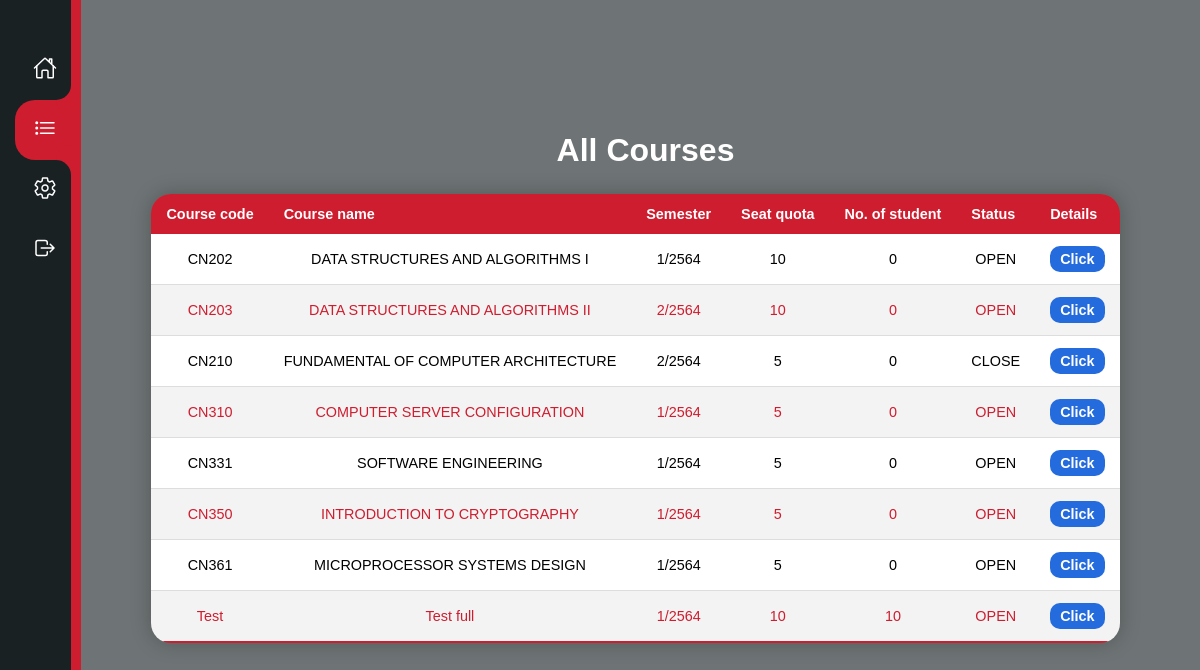
The app's page /admincourses/ (signed in) with its own data.
### courses/models.py (models this page shows, shortened)
class Course(models.Model):
    c_code = models.CharField(max_length=5)
    c_name = models.CharField(max_length=150, null = True)
    semester = models.IntegerField()
    a_year = models.IntegerField()
    count_stu = models.IntegerField(default=0)
    max_stu = models.IntegerField()
    status = models.BooleanField(default=True)

### courses/decorators.py (the view)
	def wrapper_function(request, *args, **kwargs):
		group = None
		if request.user.groups.exists():
			group = request.user.groups.all()[0].name
		if group == 'student':
			return redirect('courses:index')
		if group == 'admin':
			return view_func(request, *args, **kwargs)

### courses/views.py (called while the page is built)
@login_required(login_url='courses:login')
@admin_only
def admincourses(request):
    context = {"courses": Course.objects.all()}
    return render(request, "courses/admincourses.html", context)

### courses/templates/courses/admincourses.html (shortened to what this page needs)
{% extends "courses/layout.html" %}
{% load static %}
{% block body %}
<div class="navigation">
        <ul>
            <li class="list">
                <a href="{% url 'courses:indexadmin' %}">
                    <span class="icon"><ion-icon name="home-outline"></ion-icon></span>
                </a>
            </li>
            <li class="list active">
                <a href="{% url 'courses:admincourses' %}">
                    <span class="icon"><ion-icon name="list-outline"></ion-icon></span>
                </a>
            </li>
            <li class="list">
                <a href="admin/">
                    <span class="icon"><ion-icon name="settings-outline"></ion-icon></span>
                </a>
            </li>
            <li class="list">
                <a href="{% url 'courses:logout' %}">
                    <span class="icon"><ion-icon name="log-out-outline"></ion-icon></span>
                </a>
            </li>
        </ul>
    </div>
    <div class="containertable">
        <h1>All Courses</h1>
        <div class="table">
        <table class="content-table">
            <thead>
                <tr>
                    <th>Course code</th>
                    <th>Course name</th>
                    <th>Semester</th>
                    <th>Seat quota</th>
                    <th>No. of student</th>
                    <th>Status</th>
                    <th>Details</th>
                </tr>
            </thead>
            <tbody>
                {% for course in courses %}
                <tr>
                    <td>{{course.c_code}}</td>
                    <td>{{course.c_name}}</td>
                    <td>{{course.semester}}/{{course.a_year}}</td>
                    <td>{{course.max_stu}}</td>
                    <td>{{course.count_stu}}</td>
                    {% if course.status %}
                    <td>OPEN</td>
                    {% else %}
                    <td>CLOSE</td>
                    {% endif %}
                    <td><a href="{% url 'courses:acourse' course.id %}">Click</a></td>
                </tr>
               {% endfor %}
            </tbody>
        </table>
    </div>
    </div>
{% endblock %}

### static/css/style.css (style rules this page uses)
* { margin: 0; padding: 0; box-sizing: border-box; font-family: Arial, Helvetica, sans-serif; }
body { display: flex; justify-content: left; align-items: top; min-height: 100vh; background-color: #6e7475; }
.navigation { position: relative; width: 75px; background: #192123; box-shadow: 10px 0 0 #ce1d2f; border-left: 10px solid #192123; overflow-x: hidden; transition: width 0.5s; }
.navigation ul { position: absolute; top: 0; left: 0; width: 100%; padding-left: 5px; padding-top: 40px; }
.navigation ul li { position: relative; list-style: none; width: 100%; border-top-left-radius: 20px; border-bottom-left-radius: 20px; }
.navigation ul li.active { background: #ce1d2f; }
.navigation ul li.active a::before { content: ''; position: absolute; top: -30px; right: 0; width: 30px; height: 30px; background: transparent; border-radius: 50%; box-shadow: 15px 15px 0 #ce1d2f; }
.navigation ul li.active a::after { content: ''; position: absolute; bottom: -30px; right: 0; width: 30px; height: 30px; background: transparent; border-radius: 50%; box-shadow: 15px -15px 0 #ce1d2f; }
.navigation ul li a { position: relative; display: block; width: 100%; display: flex; text-decoration: none; color: #fff; }
.navigation ul li a .icon { position: relative; display: block; min-width: 60px; height: 60px; line-height: 70px; text-align: center; }
.navigation ul li a .icon ion-icon { position: relative; font-size: 1.5em; z-index: 1; }
h1 { color: white; padding-left: 20px; }
.containertable { position: relative; width: 100%; padding: 20px; display: flex; justify-content: center; align-items: center; text-align: center; flex-direction: column; }
.containertable .content-table { border-collapse: collapse; margin: 25px 0; font-size: 0.9rem; min-width: 400px; border-radius: 20px; overflow: hidden; box-shadow: 0 0 20px rgba(0, 0, 0, 0.25); }
.containertable .content-table thead tr { background-color: #ce1d2f; color: #ffffff; text-align: left; font-weight: bold; }
.containertable .content-table th, .containertable .content-table td { padding: 12px 15px; }
.containertable .content-table tbody tr { border-bottom: 1px solid #dddddd; background-color: white; }
.containertable .content-table tbody tr:nth-of-type(even) { background-color: #f3f3f3; color: #ce1d2f; }
.containertable .content-table tbody tr:last-of-type { border-bottom: 2px solid #ce1d2f; }
.containertable .content-table tbody tr a { position: relative; display: inline-block; padding: 5px 10px; background: #246bdd; color: white; border-radius: 10px; text-decoration: none; transition: 0.5s; font-weight: bold; }

### records on screen
Course: c_code "CN202", c_name "DATA STRUCTURES AND ALGORITHMS I", semester "1", a_year "2564", max_stu "10", count_stu "0", status "OPEN"
Course: c_code "CN203", c_name "DATA STRUCTURES AND ALGORITHMS II", semester "2", a_year "2564", max_stu "10", count_stu "0", status "OPEN"
Course: c_code "CN210", c_name "FUNDAMENTAL OF COMPUTER ARCHITECTURE", semester "2", a_year "2564", max_stu "5", count_stu "0", status "CLOSE"
Course: c_code "CN310", c_name "COMPUTER SERVER CONFIGURATION", semester "1", a_year "2564", max_stu "5", count_stu "0", status "OPEN"
Course: c_code "CN331", c_name "SOFTWARE ENGINEERING", semester "1", a_year "2564", max_stu "5", count_stu "0", status "OPEN"
Course: c_code "CN350", c_name "INTRODUCTION TO CRYPTOGRAPHY", semester "1", a_year "2564", max_stu "5", count_stu "0", status "OPEN"
Course: c_code "CN361", c_name "MICROPROCESSOR SYSTEMS DESIGN", semester "1", a_year "2564", max_stu "5", count_stu "0", status "OPEN"
Course: c_code "Test", c_name "Test full", semester "1", a_year "2564", max_stu "10", count_stu "10", status "OPEN"
